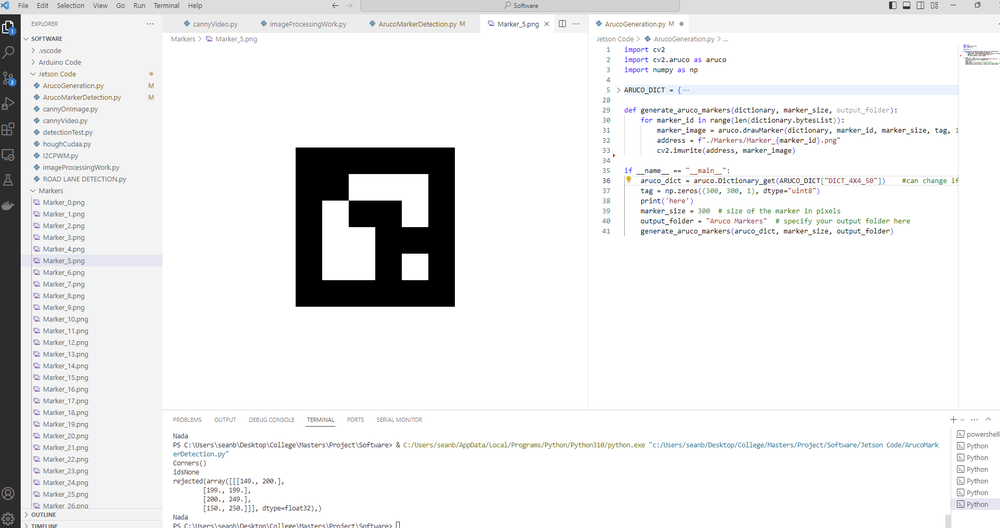
#> input picture image.png, 1000 x 528 px, shrunk from 1884 x 995 before the run, given in place of 20231023_172936.mp4, which was not available
$ python cannyVideo.py
#> lines starting #> are read from the running program, lines starting #| are printed output that depends on the picture; after the words box and inside, x2 and y2 are one past the last pixel; in counts of white or black regions, pixels touching at a corner belong together; pictures that were not available may be replaced by others from this repository, and a replacement may not be noted
import cv2
import numpy as np
import matplotlib.pylab
import time

cap = cv2.VideoCapture('./Videos/20231023_172936.mp4')

fourcc = cv2.VideoWriter_fourcc(*'mp4v')  # Codec used to write the video
# out = cv2.VideoWriter('output_video.mp4', fourcc, 30, (1280, 720))

start = time.time()

while(cap.isOpened()):

    ret, frame = cap.read()
#> frame is the input picture: shape (528, 1000, 3); mean B, G, R 235.3, 235.1, 235
    if ret == True:

        gray = cv2.cvtColor(frame, cv2.COLOR_BGR2GRAY)


        edges = cv2.Canny(gray, 50, 150, apertureSize=3)
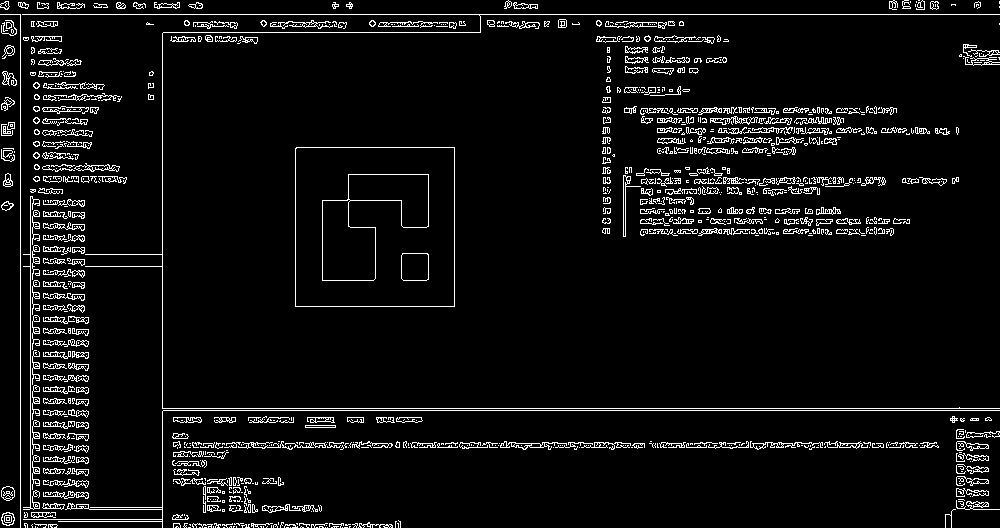
#> edges: shape (528, 1000); 5.7% white in thin lines or dots

        lines = cv2.HoughLines(edges, 1, np.pi/180, 200)
#> lines = 22 rows, first 8: [14, 1.57], [410, 1.57], [408, 1.57], [447, 1.57], [443, 1.57], [20, 0], [162, 0], [32, 1.57]
        if lines is not None:
            for rho, theta in lines[0]:
                a = np.cos(theta)
                b = np.sin(theta)
                x0 = a * rho
                y0 = b * rho
                x1 = int(x0 + 1000 * (-b))
                y1 = int(y0 + 1000 * (a))
                x2 = int(x0 - 1000 * (-b))
                y2 = int(y0 - 1000 * (a))

                cv2.line(frame, (x1, y1), (x2, y2), (0,0,255), 2)
#> this loop made 1 pass
#> (rho, theta, a, b, x0, y0, x1, y1) on pass 1: (14, 1.57, -4.37e-08, 1, -6.12e-07, 14, -1000, 13)
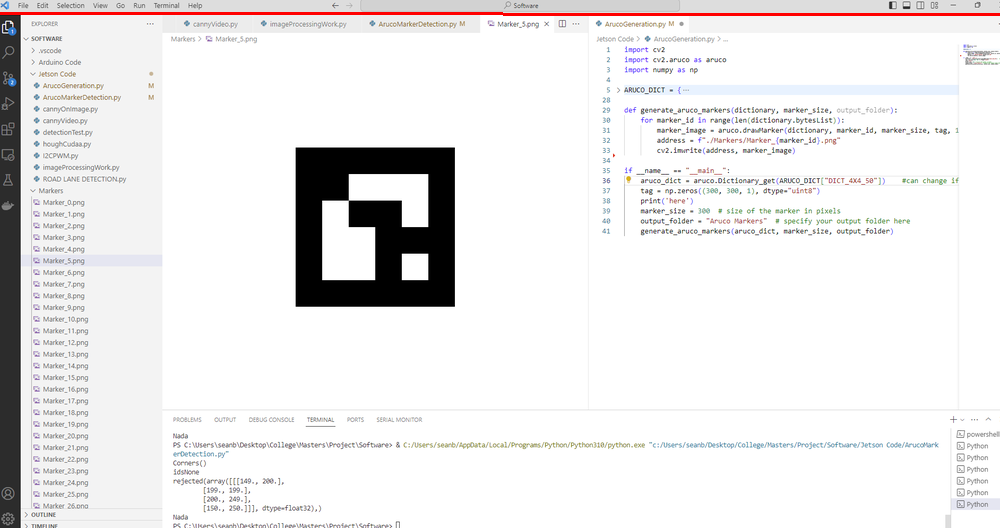
#> frame: shape (528, 1000, 3); 0.57% of pixels changed, all inside (x1, y1, x2, y2) = (0, 12, 1000, 16)

         #cv2.imshow('Frame', frame)
        # out.write(frame)

        if cv2.waitKey(1) & 0xFF == ord('q'):
#> (key q is pressed here)
            break
    else:
        break

finish = time.time()
totalTime = finish - start
print('Total time elapsed: ' + str(totalTime))

cap.release()
cv2.destroyAllWindows()
